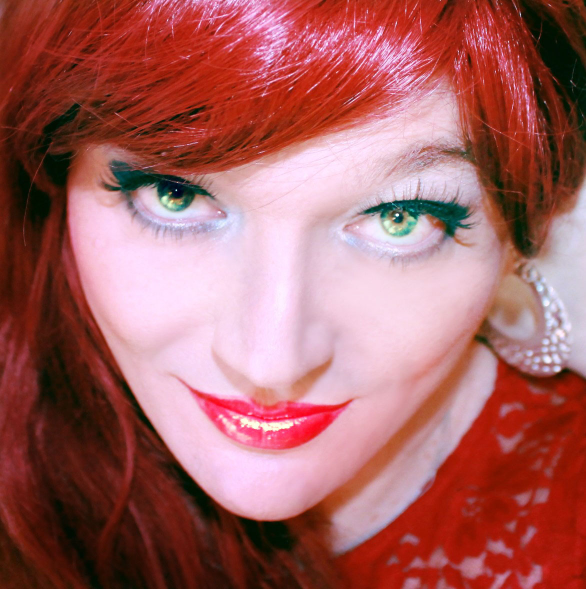
#> input picture eval/research_sources/large_sample/face_red_hair.jpg, 1172 x 1178 px (shown at 1/2 size)
$ python robustness_analysis.py
#> lines starting #> are read from the running program, lines starting #| are printed output that depends on the picture
"""
eval/robustness_analysis.py — Content-driver robustness checks (pre-registered)

Pre-registration: eval/pre_registration_robustness.md (commit 5850951)
BEFORE any LOO computation.

Checks:
  1. Leave-one-out on P1 (partial r(A_dom | −β_spec, rho_gt))
  2. Re-run partial structure with A_dom_broad; LOO on P1'
     + caribou consistency under A_dom_broad
  + annotation-reliability caveat recorded

Uses GT features computed in content_driver_analysis.py (same images, same loading).

Usage:
    python eval/robustness_analysis.py
"""
from __future__ import annotations

import math
import os
import sys
from pathlib import Path

sys.path.insert(0, os.path.join(os.path.dirname(__file__), ".."))

import numpy as np
import scipy.stats as scipy_stats
from PIL import Image

REPO = Path(__file__).parent.parent
RES  = Path(__file__).parent / "research_sources"

def _p(rel: str) -> str:
    return str(RES / rel)

ALPHA = 0.05

# ─── Dataset (same as content_driver_analysis.py) ────────────────────────────
DATASET: list[dict] = [
    {"name": "face_red_hair",         "path": _p("large_sample/face_red_hair.jpg"),         "slope": 1.7027, "A_dom": 1, "A_dom_broad": 1},
    {"name": "wayuu_woman",           "path": _p("faces/wayuu_woman.jpg"),                   "slope": 1.7483, "A_dom": 1, "A_dom_broad": 1},
    {"name": "girl_sad_face",         "path": _p("faces/girl_sad_face.jpg"),                 "slope": 2.7834, "A_dom": 1, "A_dom_broad": 1},
    {"name": "paint_vermeer_pearl",   "path": _p("large_sample/paint_vermeer_pearl.jpg"),   "slope": 2.7135, "A_dom": 1, "A_dom_broad": 1},
    {"name": "paint_vermeer_milk",    "path": _p("large_sample/paint_vermeer_milk.jpg"),    "slope": 2.3033, "A_dom": 1, "A_dom_broad": 1},
    {"name": "boardwalk",             "path": _p("natural/boardwalk_nature.jpg"),            "slope": 0.9510, "A_dom": 0, "A_dom_broad": 0},
    {"name": "paint_rembrandt_self",  "path": _p("large_sample/paint_rembrandt_self.jpg"),  "slope": 2.6592, "A_dom": 1, "A_dom_broad": 1},
    {"name": "nat_landscape2",        "path": _p("new_v2/nat_landscape2.jpeg"),              "slope": 1.2053, "A_dom": 0, "A_dom_broad": 0},
    {"name": "nature_land",           "path": _p("natural/nature_landscape.jpg"),            "slope": 1.1147, "A_dom": 0, "A_dom_broad": 0},
    {"name": "face_algerian",         "path": _p("large_sample/face_algerian.jpg"),          "slope": 1.6042, "A_dom": 1, "A_dom_broad": 1},
    {"name": "boy_face",              "path": _p("faces/boy_face_venezuela.jpg"),             "slope": 3.1829, "A_dom": 1, "A_dom_broad": 1},
    {"name": "nat_landscape3",        "path": _p("new_v2/nat_landscape3.jpeg"),              "slope": 1.0313, "A_dom": 0, "A_dom_broad": 0},
    {"name": "natural_caribou",       "path": _p("large_sample/natural_caribou.jpg"),       "slope": 2.1056, "A_dom": 0, "A_dom_broad": 1},
    {"name": "paint_monet_magpie",    "path": _p("large_sample/paint_monet_magpie.jpg"),    "slope": 1.2735, "A_dom": 0, "A_dom_broad": 0},
    {"name": "paint_monet_lilies",    "path": _p("large_sample/paint_monet_lilies.jpg"),    "slope": 1.4173, "A_dom": 0, "A_dom_broad": 0},
    {"name": "natural_coral_reef",    "path": _p("large_sample/natural_coral_reef.jpg"),    "slope": 1.2619, "A_dom": 0, "A_dom_broad": 0},
    {"name": "natural_fir_snow",      "path": _p("large_sample/natural_fir_snow.jpg"),      "slope": 1.5055, "A_dom": 0, "A_dom_broad": 0},
    {"name": "frog_on_log",           "path": _p("natural/frog_on_log.jpg"),                 "slope": 1.4238, "A_dom": 0, "A_dom_broad": 1},
    {"name": "grass_meadow",          "path": _p("texture/grass_meadow.png"),                "slope": 0.5778, "A_dom": 0, "A_dom_broad": 0},
    {"name": "dirt_soil",             "path": _p("texture/dirt_soil.png"),                   "slope": 0.8536, "A_dom": 0, "A_dom_broad": 0},
    {"name": "natural_snow_mountain", "path": _p("large_sample/natural_snow_mountain.jpg"), "slope": 1.1403, "A_dom": 0, "A_dom_broad": 0},
    {"name": "texture_sand",          "path": _p("large_sample/texture_sand.jpg"),          "slope": 0.3434, "A_dom": 0, "A_dom_broad": 0},
    {"name": "texture_cement",        "path": _p("large_sample/texture_cement.jpg"),        "slope": 0.3416, "A_dom": 0, "A_dom_broad": 0},
    {"name": "wood_grain",            "path": _p("texture/wood_grain.png"),                  "slope": 0.4351, "A_dom": 0, "A_dom_broad": 0},
]

W = H = 256


# ─── Image loading ─────────────────────────────────────────────────────────────
def _load_gray_256(path: str) -> np.ndarray:
    img = Image.open(path).convert("RGB")
#> img is the input picture: PIL image 1172x1178 RGB; mean R, G, B 164.8, 98.1, 98
    w, h = img.size
#> w = 1172; h = 1178
    if w < h:
        img = img.resize((W, int(round(h * W / w))), Image.LANCZOS)
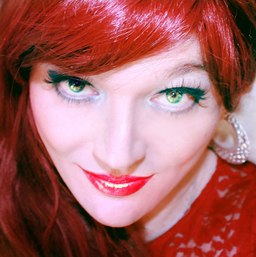
#> img: PIL image 256x257 RGB; mean R, G, B 164.8, 98.1, 98
    else:
        img = img.resize((int(round(w * H / h)), H), Image.LANCZOS)
    w2, h2 = img.size
#> w2 = 256; h2 = 257
    l = (w2 - W) // 2; t = (h2 - H) // 2
#> after `l = (w2 - W) // 2`: l = 0
#> after `t = (h2 - H) // 2`: t = 0
    img = img.crop((l, t, l + W, t + H))
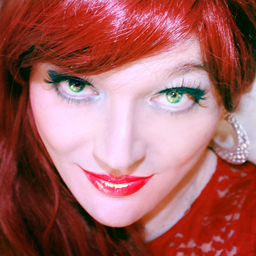
#> img: PIL image 256x256 RGB; mean R, G, B 165, 98.4, 98.3
    rgb = np.array(img, dtype=np.float64) / 255.0
    return 0.299 * rgb[:, :, 0] + 0.587 * rgb[:, :, 1] + 0.114 * rgb[:, :, 2]
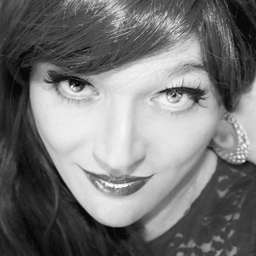
#> returned value: shape (256, 256) float64; min 0.0121, max 0.989, mean 0.464


# ─── Feature computations (same as content_driver_analysis.py) ────────────────
def compute_beta_spec(gray: np.ndarray) -> float:
    N = gray.shape[0]
#> N = 256
    F_shifted = np.fft.fftshift(np.fft.fft2(gray))
    power = np.abs(F_shifted) ** 2
    freqs_shifted = np.fft.fftshift(np.fft.fftfreq(N))
#> freqs_shifted = 256 values from -0.5 to 0.496
    fx, fy = np.meshgrid(freqs_shifted, freqs_shifted)
    r_map = np.sqrt(fx ** 2 + fy ** 2)
    f_min, f_max = 2.0 / N, 64.0 / N
#> f_min = 0.00781; f_max = 0.25
    f_edges = np.logspace(np.log10(f_min), np.log10(f_max), 31)
#> f_edges = 31 values from 0.00781 to 0.25
    f_centers = np.sqrt(f_edges[:-1] * f_edges[1:])
    P_list, f_list = [], []
    for i in range(30):
        mask = (r_map >= f_edges[i]) & (r_map < f_edges[i + 1])
        if mask.sum() >= 3:
            P_list.append(float(power[mask].mean()))
            f_list.append(float(f_centers[i]))
#> after the loop, P_list = 28 values, max 1957746.5 at index 0, min 261 at index 27, mean 277421; f_list = 28 values from 0.00828 to 0.236
    if len(P_list) < 5:
        return float("nan")
    log_f = np.log(np.array(f_list))
#> log_f = 28 values from -4.79 to -1.44
    log_P = np.log(np.array(P_list))
#> log_P = 28 values, max 14.49 at index 0, min 5.56 at index 27, mean 10.08
    A_mat = np.column_stack([log_f, np.ones(len(log_f))])
#> A_mat = 28 pairs, first value -4.79 to -1.44, second value 1 to 1
    beta_vec, _, _, _ = np.linalg.lstsq(A_mat, log_P, rcond=None)
#> beta_vec = [-2.86, 1.45]
    return float(beta_vec[0])


def compute_rho_gt(gray: np.ndarray) -> float:
    mu, std = gray.mean(), gray.std()
    if std < 1e-10:
        return 0.0
    z = (gray - mu) / std
    return float((np.mean(z[:, :-1] * z[:, 1:]) + np.mean(z[:-1, :] * z[1:, :])) / 2.0)


# ─── Statistics ───────────────────────────────────────────────────────────────
# [35 lines left out: functions partial_corr_2, partial_ci_t, pearson_ci_t, hat_diagonal, not called in this run]


def ci_excl_zero(lo: float, hi: float) -> bool:
    return lo > 0 or hi < 0


def ci_str(lo: float, hi: float) -> str:
    return f"[{lo:+.3f}, {hi:+.3f}]"


# ─── Logging ──────────────────────────────────────────────────────────────────
_log: list[str] = []


def out(s: str = "", end: str = "\n", flush: bool = False) -> None:
    print(s, end=end, flush=flush)
    _log.append(s + end)


# ─── LOO helper ───────────────────────────────────────────────────────────────
# [53 lines left out: function run_loo, not called in this run]


# ─── Main ─────────────────────────────────────────────────────────────────────
def main() -> None:
    out("=" * 72)
    out("CONTENT-DRIVER ROBUSTNESS CHECKS (pre-registered)")
    out("Pre-registration: eval/pre_registration_robustness.md (commit 5850951)")
    out("=" * 72)

    # ── Load features ─────────────────────────────────────────────────────────
    out("\n[0] Loading GT images and computing features …", flush=True)
    n = len(DATASET)
    names       = [d["name"]         for d in DATASET]
    slopes      = np.array([d["slope"]       for d in DATASET], dtype=float)
    A_dom       = np.array([d["A_dom"]       for d in DATASET], dtype=float)
    A_dom_broad = np.array([d["A_dom_broad"] for d in DATASET], dtype=float)

    beta_specs, rho_gts = [], []
    for i, d in enumerate(DATASET):
        out(f"  [{i+1:2d}/24] {d['name']}", end=" ", flush=True)
        gray = _load_gray_256(d["path"])
        beta = compute_beta_spec(gray)
#> beta = -2.86
        rho  = compute_rho_gt(gray)
#> in compute_rho_gt, `mu, std = gray.mean(), gray.std()`: mu = 0.464; std = 0.288
#> rho = 0.987
        beta_specs.append(beta)
        rho_gts.append(rho)
        out(f"β={beta:+.4f}  rho={rho:.4f}")
#> pass 2 of the loop in main, `for i, d in enumerate(DATASET):`:
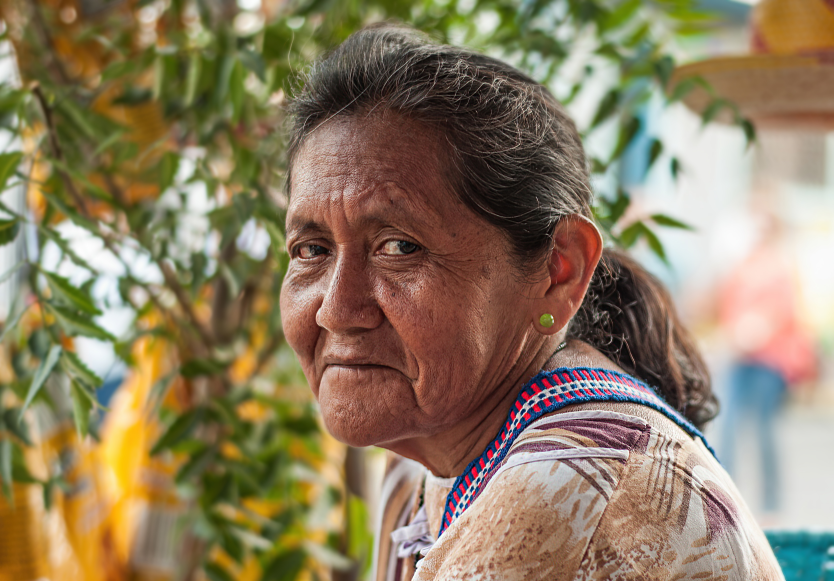
#> input picture eval/research_sources/faces/wayuu_woman.jpg, 2500 x 1743 px (shown at 1/3 size)
#> in _load_gray_256, img is the input picture: PIL image 2500x1743 RGB; mean R, G, B 142, 126, 98.2
#> in _load_gray_256 (call 2), `img = img.crop((l, t, l + W, t + H))`:
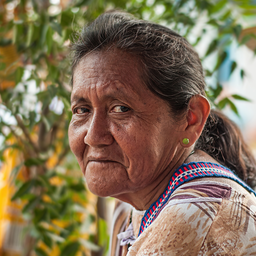
#> img: PIL image 256x256 RGB; mean R, G, B 130.1, 112.6, 86.1
#> in _load_gray_256 (call 2), `return 0.299 * rgb[:, :, 0] + 0.587 * rgb[:, :, 1] + 0.114 * rgb[:, :,..`:
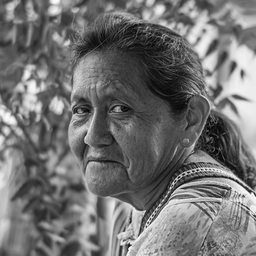
#> returned value: shape (256, 256) float64; min 0.0023, max 1, mean 0.45
#> beta = -2.4
#> rho = 0.94

    neg_beta = -np.array(beta_specs, dtype=float)
    rho_arr  = np.array(rho_gts, dtype=float)

    # ── Full-sample P1 recap ──────────────────────────────────────────────────
    out("\n[RECAP] Full-sample P1 from Update 10 (n=24):")
    p1_full = partial_corr_2(A_dom, slopes, neg_beta, rho_arr)
    lo1f, hi1f = partial_ci_t(p1_full, n, k=2)
    out(f"  P1 A_dom | H1,H2: r={p1_full:+.4f}  95%CI {ci_str(lo1f,hi1f)}"
        f"  {'excl 0' if ci_excl_zero(lo1f,hi1f) else 'INCL 0'}")

    p1b_full = partial_corr_2(A_dom_broad, slopes, neg_beta, rho_arr)
    lo1bf, hi1bf = partial_ci_t(p1b_full, n, k=2)
    out(f"  P1' A_dom_broad | H1,H2: r={p1b_full:+.4f}  95%CI {ci_str(lo1bf,hi1bf)}"
        f"  {'excl 0' if ci_excl_zero(lo1bf,hi1bf) else 'INCL 0'}")

    # ══════════════════════════════════════════════════════════════════════════
    out("\n" + "=" * 72)
    out("CHECK 1 — Leave-one-out on P1 (A_dom | H1, H2)")
    out("=" * 72)
    out("  Procedure: n=23 at each drop, df=19, se=1/sqrt(18), t-critical df=19")
    out(f"  High-leverage threshold h_ii > 2×3/24 = {2*3/24:.3f}")

    loo1 = run_loo(A_dom, slopes, neg_beta, rho_arr, names, "A_dom")

    # ══════════════════════════════════════════════════════════════════════════
    out("\n" + "=" * 72)
    out("CHECK 2 — Re-run with A_dom_broad; LOO on P1'; caribou consistency")
    out("=" * 72)

    # 2a. Marginal r(A_dom_broad, slope) Bonferroni CI
    r_broad = float(np.corrcoef(A_dom_broad, slopes)[0, 1])
    lo_broad_bonf, hi_broad_bonf = pearson_ci_t(r_broad, n, alpha=0.05/3)
    lo_broad_unc,  hi_broad_unc  = pearson_ci_t(r_broad, n, alpha=0.05)
    out(f"\n  Marginal r(A_dom_broad, slope) = {r_broad:+.4f}")
    out(f"    98.3%CI (Bonferroni) {ci_str(lo_broad_bonf, hi_broad_bonf)}"
        f"  {'CONFIRMED' if ci_excl_zero(lo_broad_bonf, hi_broad_bonf) else 'not confirmed'}")
    out(f"    95%CI               {ci_str(lo_broad_unc, hi_broad_unc)}")

    # 2b. P1' full sample
    out(f"\n  P1' (A_dom_broad | H1, H2) = {p1b_full:+.4f}  95%CI {ci_str(lo1bf, hi1bf)}"
        f"  {'excl 0' if ci_excl_zero(lo1bf, hi1bf) else 'INCL 0'}")

    # 2c. LOO on P1'
    loo1b = run_loo(A_dom_broad, slopes, neg_beta, rho_arr, names, "A_dom_broad")

    # 2d. Caribou consistency under A_dom_broad
    out("\n  Caribou consistency check under A_dom_broad:")
    caribou_i = next(i for i, d in enumerate(DATASET) if d["name"] == "natural_caribou")
    broad_1_idx = [i for i in range(n) if A_dom_broad[i] == 1 and i != caribou_i]
    broad_1_slopes = slopes[broad_1_idx]
    caribou_slope = slopes[caribou_i]
    mu_broad = broad_1_slopes.mean()
    sd_broad = broad_1_slopes.std(ddof=1)
    z_caribou = (caribou_slope - mu_broad) / sd_broad if sd_broad > 0 else float("nan")
    out(f"    A_dom_broad=1 (excl caribou, n={len(broad_1_idx)}): mean={mu_broad:.4f}  std={sd_broad:.4f}")
    out(f"    natural_caribou slope: {caribou_slope:.4f}  z-score vs group: {z_caribou:+.2f}")
    consistent = abs(z_caribou) < 2.0
    out(f"    Caribou within ±2 SD of A_dom_broad=1 group: {'YES — consistent' if consistent else 'NO — outlier'}")

    # ══════════════════════════════════════════════════════════════════════════
    out("\n" + "=" * 72)
    out("ROBUSTNESS COMPARISON: A_dom vs A_dom_broad")
    out("=" * 72)

    out(f"\n  A_dom:       exclude_0_count = {loo1['exclude_0_count']}/24   ({loo1['verdict']})")
    out(f"  A_dom_broad: exclude_0_count = {loo1b['exclude_0_count']}/24  ({loo1b['verdict']})")

    c1 = loo1['exclude_0_count']
    c2 = loo1b['exclude_0_count']

    if c2 > c1 and ci_excl_zero(lo1bf, hi1bf) and consistent:
        robustness_verdict = "A_dom_BROAD_PREFERRED"
    elif c1 == 24:
        robustness_verdict = "A_dom_ROBUST"
    elif c1 == 0 and c2 == 0:
        robustness_verdict = "NEITHER_ROBUST"
    elif c2 > c1:
        robustness_verdict = "A_dom_BROAD_MORE_ROBUST"
    else:
        robustness_verdict = "A_dom_MORE_ROBUST_OR_EQUAL"
    out(f"\n  Pre-registered verdict: {robustness_verdict}")

    # ══════════════════════════════════════════════════════════════════════════
    out("\n" + "=" * 72)
    out("HONEST SYNTHESIS")
    out("=" * 72)

    out("\n  LOO RESULTS:")
    out(f"    P1  (A_dom | H1,H2):       exclude_0 = {c1}/24  {loo1['verdict']}")
    out(f"    P1' (A_dom_broad | H1,H2): exclude_0 = {c2}/24  {loo1b['verdict']}")

    out(f"\n  PIVOTAL IMAGES (if any):")
    if loo1['pivotal_idx']:
        out(f"    A_dom pivotals: {[names[i] for i in loo1['pivotal_idx']]}")
    else:
        out(f"    A_dom pivotals: none")
    if loo1b['pivotal_idx']:
        out(f"    A_dom_broad pivotals: {[names[i] for i in loo1b['pivotal_idx']]}")
    else:
        out(f"    A_dom_broad pivotals: none")

    out(f"\n  CARIBOU: {'consistent with A_dom_broad=1 group' if consistent else 'outlier within A_dom_broad=1 group'}"
        f"  (z={z_caribou:+.2f}, group mean={mu_broad:.4f}±{sd_broad:.4f})")

    if robustness_verdict == "A_dom_BROAD_PREFERRED":
        out("\n  DRIVER: 'Dominant foreground subject (animal OR human)' (A_dom_broad)")
        out("  is the more robust independent predictor AND explains the caribou case.")
        out("  Re-description: slope elevation is associated with a prominent foreground")
        out("  subject, not human faces specifically. 'Face/portrait' framing overstates")
        out("  the specificity.")
    elif robustness_verdict == "A_dom_ROBUST":
        out("\n  DRIVER: A_dom (human face/figure) is ROBUST across all 24 LOO drops.")
        out("  Independence from spectral/coherence features is not point-driven.")
    elif robustness_verdict == "NEITHER_ROBUST":
        out("\n  NEITHER A_dom NOR A_dom_broad is robust.")
        out("  Honest verdict: slope tracks a foreground-subject content split,")
        out("  but no single semantic feature is established as independent driver at n=24.")
    else:
        out(f"\n  DRIVER verdict ({robustness_verdict}): A_dom_broad shows more LOO stability.")
        out("  Interpret as: the 'prominent foreground subject' description is more")
        out("  consistent than 'human face specifically,' but neither is fully robust.")

    out(f"\n  ANNOTATION-RELIABILITY CAVEAT (standing limitation, pre-stated):")
    out("    A_dom and A_dom_broad are single-annotator binary labels (Claude Code,")
    out("    2026-06-24). No inter-rater agreement was measured. The caribou case shows")
    out("    the boundary is judgment-dependent. All content-driver results are conditional")
    out("    on this annotation scheme. This must be stated in any citation of the result.")

    out(f"\n  SCOPE: ResShift + BicubicDownsample(4) only.")

    # ── Save ─────────────────────────────────────────────────────────────────
    out_path = Path(__file__).parent / "robustness_results.txt"
    with open(out_path, "w", encoding="utf-8") as f:
        f.writelines(_log)
    print(f"\nResults saved: {out_path}")


if __name__ == "__main__":
#> (the run stopped early here; a loop or call above may not have finished)
